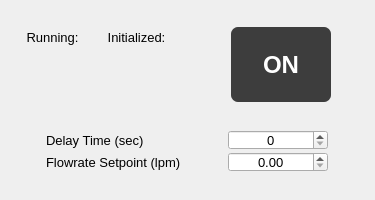
<?xml version="1.0" encoding="UTF-8"?>
<ui version="4.0">
 <class>WidgetFrontPanel_Pump</class>
 <widget class="QWidget" name="WidgetFrontPanel_Pump">
  <property name="geometry">
   <rect>
    <x>0</x>
    <y>0</y>
    <width>375</width>
    <height>200</height>
   </rect>
  </property>
  <property name="sizePolicy">
   <sizepolicy hsizetype="Fixed" vsizetype="Fixed">
    <horstretch>0</horstretch>
    <verstretch>0</verstretch>
   </sizepolicy>
  </property>
  <property name="minimumSize">
   <size>
    <width>375</width>
    <height>200</height>
   </size>
  </property>
  <property name="maximumSize">
   <size>
    <width>375</width>
    <height>200</height>
   </size>
  </property>
  <property name="windowTitle">
   <string>Form</string>
  </property>
  <layout class="QGridLayout" name="gridLayout_2">
   <property name="leftMargin">
    <number>1</number>
   </property>
   <property name="topMargin">
    <number>1</number>
   </property>
   <property name="rightMargin">
    <number>1</number>
   </property>
   <property name="bottomMargin">
    <number>1</number>
   </property>
   <property name="spacing">
    <number>1</number>
   </property>
   <item row="0" column="0">
    <layout class="QHBoxLayout" name="horizontalLayout_5">
     <property name="spacing">
      <number>2</number>
     </property>
     <property name="leftMargin">
      <number>1</number>
     </property>
     <property name="topMargin">
      <number>1</number>
     </property>
     <property name="rightMargin">
      <number>1</number>
     </property>
     <property name="bottomMargin">
      <number>1</number>
     </property>
     <item>
      <layout class="QHBoxLayout" name="horizontalLayout">
       <item>
        <spacer name="horizontalSpacer">
         <property name="orientation">
          <enum>Qt::Horizontal</enum>
         </property>
         <property name="sizeHint" stdset="0">
          <size>
           <width>10</width>
           <height>20</height>
          </size>
         </property>
        </spacer>
       </item>
       <item>
        <layout class="QGridLayout" name="gridLayout_8">
         <property name="horizontalSpacing">
          <number>1</number>
         </property>
         <item row="0" column="0">
          <widget class="QLabel" name="label_Running_2">
           <property name="sizePolicy">
            <sizepolicy hsizetype="Fixed" vsizetype="Fixed">
             <horstretch>0</horstretch>
             <verstretch>0</verstretch>
            </sizepolicy>
           </property>
           <property name="minimumSize">
            <size>
             <width>65</width>
             <height>18</height>
            </size>
           </property>
           <property name="maximumSize">
            <size>
             <width>65</width>
             <height>18</height>
            </size>
           </property>
           <property name="font">
            <font>
             <pointsize>10</pointsize>
            </font>
           </property>
           <property name="text">
            <string>Running:</string>
           </property>
           <property name="alignment">
            <set>Qt::AlignCenter</set>
           </property>
          </widget>
         </item>
         <item row="1" column="0">
          <layout class="QHBoxLayout" name="horizontalLayout_3">
           <property name="spacing">
            <number>1</number>
           </property>
           <property name="leftMargin">
            <number>1</number>
           </property>
           <property name="topMargin">
            <number>1</number>
           </property>
           <property name="rightMargin">
            <number>1</number>
           </property>
           <property name="bottomMargin">
            <number>1</number>
           </property>
           <item>
            <spacer name="horizontalSpacer_6">
             <property name="orientation">
              <enum>Qt::Horizontal</enum>
             </property>
             <property name="sizeType">
              <enum>QSizePolicy::Minimum</enum>
             </property>
             <property name="sizeHint" stdset="0">
              <size>
               <width>1</width>
               <height>50</height>
              </size>
             </property>
            </spacer>
           </item>
           <item>
            <widget class="LED" name="widget_PumpRunning" native="true">
             <property name="sizePolicy">
              <sizepolicy hsizetype="Fixed" vsizetype="Fixed">
               <horstretch>0</horstretch>
               <verstretch>0</verstretch>
              </sizepolicy>
             </property>
             <property name="minimumSize">
              <size>
               <width>40</width>
               <height>40</height>
              </size>
             </property>
             <property name="maximumSize">
              <size>
               <width>40</width>
               <height>40</height>
              </size>
             </property>
            </widget>
           </item>
           <item>
            <spacer name="horizontalSpacer_7">
             <property name="orientation">
              <enum>Qt::Horizontal</enum>
             </property>
             <property name="sizeType">
              <enum>QSizePolicy::Minimum</enum>
             </property>
             <property name="sizeHint" stdset="0">
              <size>
               <width>1</width>
               <height>50</height>
              </size>
             </property>
            </spacer>
           </item>
          </layout>
         </item>
        </layout>
       </item>
       <item>
        <spacer name="horizontalSpacer_2">
         <property name="orientation">
          <enum>Qt::Horizontal</enum>
         </property>
         <property name="sizeHint" stdset="0">
          <size>
           <width>10</width>
           <height>20</height>
          </size>
         </property>
        </spacer>
       </item>
       <item>
        <layout class="QGridLayout" name="gridLayout_7">
         <property name="horizontalSpacing">
          <number>1</number>
         </property>
         <item row="0" column="0">
          <widget class="QLabel" name="label_Running">
           <property name="sizePolicy">
            <sizepolicy hsizetype="Fixed" vsizetype="Fixed">
             <horstretch>0</horstretch>
             <verstretch>0</verstretch>
            </sizepolicy>
           </property>
           <property name="minimumSize">
            <size>
             <width>65</width>
             <height>18</height>
            </size>
           </property>
           <property name="maximumSize">
            <size>
             <width>65</width>
             <height>18</height>
            </size>
           </property>
           <property name="font">
            <font>
             <pointsize>10</pointsize>
            </font>
           </property>
           <property name="text">
            <string>Initialized:</string>
           </property>
           <property name="alignment">
            <set>Qt::AlignCenter</set>
           </property>
          </widget>
         </item>
         <item row="1" column="0">
          <layout class="QHBoxLayout" name="horizontalLayout_2">
           <property name="spacing">
            <number>1</number>
           </property>
           <property name="leftMargin">
            <number>1</number>
           </property>
           <property name="topMargin">
            <number>1</number>
           </property>
           <property name="rightMargin">
            <number>1</number>
           </property>
           <property name="bottomMargin">
            <number>1</number>
           </property>
           <item>
            <spacer name="horizontalSpacer_5">
             <property name="orientation">
              <enum>Qt::Horizontal</enum>
             </property>
             <property name="sizeType">
              <enum>QSizePolicy::Minimum</enum>
             </property>
             <property name="sizeHint" stdset="0">
              <size>
               <width>1</width>
               <height>50</height>
              </size>
             </property>
            </spacer>
           </item>
           <item>
            <widget class="LED" name="widget_PumpInitialized" native="true">
             <property name="sizePolicy">
              <sizepolicy hsizetype="Fixed" vsizetype="Fixed">
               <horstretch>0</horstretch>
               <verstretch>0</verstretch>
              </sizepolicy>
             </property>
             <property name="minimumSize">
              <size>
               <width>40</width>
               <height>40</height>
              </size>
             </property>
             <property name="maximumSize">
              <size>
               <width>40</width>
               <height>40</height>
              </size>
             </property>
            </widget>
           </item>
           <item>
            <spacer name="horizontalSpacer_4">
             <property name="orientation">
              <enum>Qt::Horizontal</enum>
             </property>
             <property name="sizeType">
              <enum>QSizePolicy::Minimum</enum>
             </property>
             <property name="sizeHint" stdset="0">
              <size>
               <width>1</width>
               <height>50</height>
              </size>
             </property>
            </spacer>
           </item>
          </layout>
         </item>
        </layout>
       </item>
       <item>
        <spacer name="horizontalSpacer_3">
         <property name="orientation">
          <enum>Qt::Horizontal</enum>
         </property>
         <property name="sizeHint" stdset="0">
          <size>
           <width>10</width>
           <height>20</height>
          </size>
         </property>
        </spacer>
       </item>
      </layout>
     </item>
     <item>
      <layout class="QHBoxLayout" name="horizontalLayout_4">
       <item>
        <spacer name="horizontalSpacer_9">
         <property name="orientation">
          <enum>Qt::Horizontal</enum>
         </property>
         <property name="sizeHint" stdset="0">
          <size>
           <width>10</width>
           <height>20</height>
          </size>
         </property>
        </spacer>
       </item>
       <item>
        <widget class="QPushButton" name="pushButton_PumpRunning">
         <property name="sizePolicy">
          <sizepolicy hsizetype="Fixed" vsizetype="Fixed">
           <horstretch>0</horstretch>
           <verstretch>0</verstretch>
          </sizepolicy>
         </property>
         <property name="minimumSize">
          <size>
           <width>100</width>
           <height>75</height>
          </size>
         </property>
         <property name="maximumSize">
          <size>
           <width>16777215</width>
           <height>75</height>
          </size>
         </property>
         <property name="font">
          <font>
           <pointsize>18</pointsize>
           <weight>75</weight>
           <italic>false</italic>
           <bold>true</bold>
           <underline>false</underline>
          </font>
         </property>
         <property name="styleSheet">
          <string notr="true">QMainWindow{
background-color:#1d1d1d;
}

QMenuBar{
background-color:#1d1d1d;
padding:5px;
	font: 12pt &quot;MS Shell Dlg 2&quot;;
}

QMenuBar::item{
background-color:#1d1d1d;
color:#fff;
padding:5px;

}

QMenu{
color:#fff;
padding:0;
}

QMenu::item:selected{
color:#fff;
background-color:#00aba9;
}

QTableWidget{
background-color:#3d3d3d;
color:#fff;
  selection-background-color: #da532c;
border:solid;
border-width:3px;
border-color:#da532c;
}
QHeaderView::section{
background-color:qlineargradient(spread:pad, x1:0, y1:0, x2:1, y2:0, stop:0 rgba(20, 158, 217, 255), stop:1 rgba(36, 158, 217, 255));
border:none;
border-top-style:solid;
border-width:1px;
border-top-color:qlineargradient(spread:pad, x1:0, y1:0, x2:1, y2:0, stop:0 rgba(20, 158, 217, 255), stop:1 rgba(36, 158, 217, 255));
color:#fff;

}
QHeaderView{
background-color:qlineargradient(spread:pad, x1:0, y1:0, x2:1, y2:0, stop:0 rgba(20, 158, 217, 255), stop:1 rgba(36, 158, 217, 255));

border:none;
border-top-style:solid;
border-width:1px;
border-top-color:#149ED9;
color:#fff;
	font: 75 12pt &quot;Calibri&quot;;
}

QTableCornerButton::section{
border:none;
background-color:#149ED9;
}

QListWidget{
background-color:#3d3d3d;
color:#fff;
}

QMenu{
background-color:#3d3d3d;
}
QStatusBar{
background-color:#7e3878;
color:#fff;
}

QPushButton{
border-style:solid;
background-color:#3d3d3d;
color:#fff;
border-radius:7px;
}

QPushButton:disabled {
background-color: rgb(204, 0, 0);
}

QPushButton:hover{
color:#ccc;
	background-color: qlineargradient(spread:pad, x1:0.517, y1:0, x2:0.517, y2:1, stop:0 rgba(45, 45, 45, 255), stop:0.505682 rgba(45, 45, 45, 255), stop:1 rgba(29, 29, 29, 255));
	border-color:#2d89ef;
border-width:2px;
}

QPushButton:pressed{
background-color: qlineargradient(spread:pad, x1:0.517, y1:0, x2:0.517, y2:1, stop:0 rgba(29, 29, 29, 255), stop:0.505682 rgba(45, 45, 45, 255), stop:1 rgba(29, 29, 29, 255));
}


QTabWidget::tab{
background-color:#3d3d3d;
}

QLineEdit{
border-radius:0;
}

QProgressBar{
border-radius:0;
text-align:center;
color:#fff;
background-color:transparent;
border: 2px solid #e3a21a;
border-radius:7px;
	font: 75 12pt &quot;Open Sans&quot;;

}

QProgressBar::chunk{
background-color:#2d89ef;
width:20px;
}</string>
         </property>
         <property name="text">
          <string>ON</string>
         </property>
        </widget>
       </item>
       <item>
        <spacer name="horizontalSpacer_10">
         <property name="orientation">
          <enum>Qt::Horizontal</enum>
         </property>
         <property name="sizeHint" stdset="0">
          <size>
           <width>10</width>
           <height>20</height>
          </size>
         </property>
        </spacer>
       </item>
      </layout>
     </item>
    </layout>
   </item>
   <item row="1" column="0">
    <layout class="QGridLayout" name="gridLayout">
     <property name="leftMargin">
      <number>1</number>
     </property>
     <property name="topMargin">
      <number>1</number>
     </property>
     <property name="rightMargin">
      <number>1</number>
     </property>
     <property name="bottomMargin">
      <number>1</number>
     </property>
     <property name="spacing">
      <number>2</number>
     </property>
     <item row="0" column="1">
      <widget class="QDoubleSpinBox" name="doubleSpinBox_delayTime">
       <property name="sizePolicy">
        <sizepolicy hsizetype="Fixed" vsizetype="Fixed">
         <horstretch>0</horstretch>
         <verstretch>0</verstretch>
        </sizepolicy>
       </property>
       <property name="minimumSize">
        <size>
         <width>100</width>
         <height>20</height>
        </size>
       </property>
       <property name="maximumSize">
        <size>
         <width>100</width>
         <height>20</height>
        </size>
       </property>
       <property name="font">
        <font>
         <pointsize>10</pointsize>
        </font>
       </property>
       <property name="alignment">
        <set>Qt::AlignCenter</set>
       </property>
       <property name="decimals">
        <number>0</number>
       </property>
       <property name="value">
        <double>0.000000000000000</double>
       </property>
      </widget>
     </item>
     <item row="1" column="0">
      <widget class="QLabel" name="label_Flowrate">
       <property name="sizePolicy">
        <sizepolicy hsizetype="Fixed" vsizetype="Fixed">
         <horstretch>0</horstretch>
         <verstretch>0</verstretch>
        </sizepolicy>
       </property>
       <property name="minimumSize">
        <size>
         <width>136</width>
         <height>20</height>
        </size>
       </property>
       <property name="maximumSize">
        <size>
         <width>16777215</width>
         <height>20</height>
        </size>
       </property>
       <property name="font">
        <font>
         <pointsize>10</pointsize>
        </font>
       </property>
       <property name="text">
        <string>Flowrate Setpoint (lpm)</string>
       </property>
      </widget>
     </item>
     <item row="1" column="1">
      <widget class="QDoubleSpinBox" name="doubleSpinBox_flowRate">
       <property name="sizePolicy">
        <sizepolicy hsizetype="Fixed" vsizetype="Fixed">
         <horstretch>0</horstretch>
         <verstretch>0</verstretch>
        </sizepolicy>
       </property>
       <property name="minimumSize">
        <size>
         <width>100</width>
         <height>20</height>
        </size>
       </property>
       <property name="maximumSize">
        <size>
         <width>100</width>
         <height>20</height>
        </size>
       </property>
       <property name="font">
        <font>
         <pointsize>10</pointsize>
        </font>
       </property>
       <property name="alignment">
        <set>Qt::AlignCenter</set>
       </property>
       <property name="decimals">
        <number>2</number>
       </property>
      </widget>
     </item>
     <item row="0" column="0">
      <widget class="QLabel" name="label_delayTim">
       <property name="sizePolicy">
        <sizepolicy hsizetype="Fixed" vsizetype="Fixed">
         <horstretch>0</horstretch>
         <verstretch>0</verstretch>
        </sizepolicy>
       </property>
       <property name="minimumSize">
        <size>
         <width>136</width>
         <height>20</height>
        </size>
       </property>
       <property name="maximumSize">
        <size>
         <width>16777215</width>
         <height>20</height>
        </size>
       </property>
       <property name="font">
        <font>
         <pointsize>10</pointsize>
        </font>
       </property>
       <property name="text">
        <string>Delay Time (sec)</string>
       </property>
      </widget>
     </item>
    </layout>
   </item>
  </layout>
 </widget>
 <customwidgets>
  <customwidget>
   <class>LED</class>
   <extends>QWidget</extends>
   <header>LED.h</header>
   <container>1</container>
  </customwidget>
 </customwidgets>
 <resources/>
 <connections/>
</ui>
